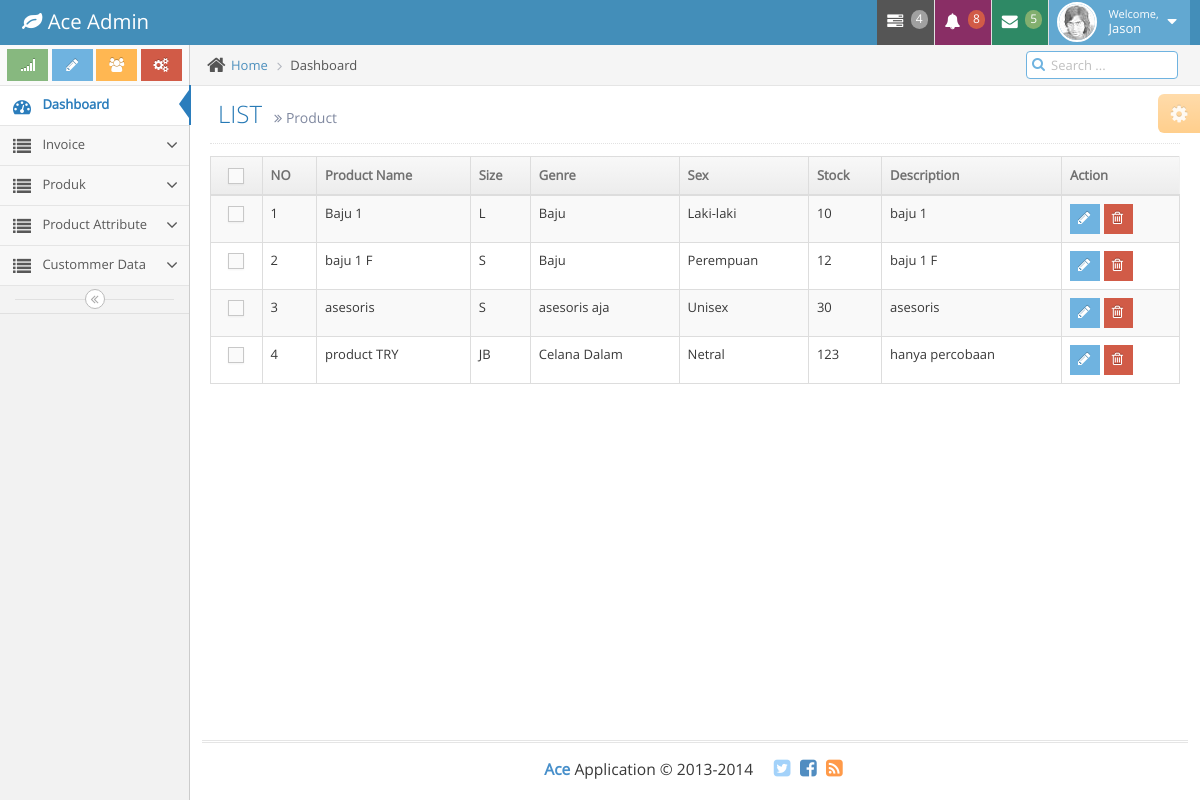
Page /index.php/admin/product/list_product on the committed database.
### tables this page shows
CREATE TABLE `pop_product` (
  `product_id` int(11) NOT NULL AUTO_INCREMENT,
  `product_name` varchar(200) DEFAULT NULL,
  `product_size_id` int(11) DEFAULT NULL,
  `product_genre_id` int(11) DEFAULT NULL,
  `product_gender_id` int(11) DEFAULT NULL,
  `product_price` int(11) DEFAULT NULL,
  `product_stock` int(11) DEFAULT NULL,
  `product_description` text,
  PRIMARY KEY (`product_id`),
  KEY `product_gender_id` (`product_gender_id`),
  KEY `pop_product_ibfk_1` (`product_size_id`),
  KEY `pop_product_ibfk_2` (`product_genre_id`),
  CONSTRAINT `pop_product_ibfk_1` FOREIGN KEY (`product_size_id`) REFERENCES `pop_size` (`size_id`),
  CONSTRAINT `pop_product_ibfk_2` FOREIGN KEY (`product_genre_id`) REFERENCES `pop_genre` (`productgenre_id`),
  CONSTRAINT `pop_product_ibfk_4` FOREIGN KEY (`product_gender_id`) REFERENCES `dev_sex` (`gender_id`)
);

CREATE TABLE `pop_size` (
  `size_id` int(11) NOT NULL AUTO_INCREMENT,
  `size_name` varchar(100) DEFAULT NULL,
  `size_code` char(10) DEFAULT NULL,
  `size_width` int(11) DEFAULT NULL COMMENT 'measure in mm',
  `size_lenght` int(11) DEFAULT NULL COMMENT 'measure in mm',
  PRIMARY KEY (`size_id`)
);

CREATE TABLE `pop_genre` (
  `productgenre_id` int(11) NOT NULL AUTO_INCREMENT,
  `productgenre_name` varchar(200) DEFAULT NULL,
  `productgenre_description` text,
  PRIMARY KEY (`productgenre_id`)
);

CREATE TABLE `dev_sex` (
  `gender_id` int(11) NOT NULL AUTO_INCREMENT,
  `gender_name` varchar(15) DEFAULT NULL,
  `gender_description` text,
  PRIMARY KEY (`gender_id`)
);

### application/controllers/admin/product.php (called while the page is built, shortened)
<?php
class Product extends CI_Controller {
	public function __construct()
    {
        $this->load->database();
        $this->load->helper('url');
		$this->load->model('m_product');
    }
	public function list_product(){
		$product = $this->m_product->list_product();
		$data['product'] = $product;
		$data['view']="pages/admin/product/list_product";
		$this->load->view('index', $data);
	}
}

### index.php (called while the page is built, shortened)
<?php
require_once BASEPATH.'core/CodeIgniter.php';

### application/models/m_product.php (called while the page is built, shortened)
<?php
class M_product extends CI_Model
{
	public function list_product(){
		$query = $this->db->query("
			SELECT
				a.`product_id`,
				a.`product_name`,
				c.`productgenre_name`,
				c.`productgenre_id`,
				b.`size_code`,
				b.`size_id`,
				b.`size_name`,
				d.`gender_name`,
				a.`product_stock`,
				a.`product_description`
			 FROM pop_product a
			 JOIN `pop_size` b ON b.`size_id` = a.`product_size_id`
			 JOIN `pop_genre` c ON c.`productgenre_id` = a.`product_genre_id`
			 JOIN `dev_sex` d ON d.`gender_id` = a.`product_gender_id`
		");
		$result = $query->result();
		return $result;
	}
}

### application/views/pages/admin/product/list_product.php (the view, shortened to what this page needs)
<div class="page-header">
	<h1>
		LIST
		<small>
			<i class="ace-icon fa fa-angle-double-right"></i>
			Product
		</small>
	</h1>
</div>
<div class="row">
	<div class="col-xs-12">
		<div class="row">
			<div class="col-xs-12">
				<div>
					<table id="dynamic-table" class="table table-striped table-bordered table-hover">
						<thead>
							<tr>
								<th class="center">
									<label class="pos-rel">
										<span class="lbl"></span>
									</label>
								</th>
								<th>NO</th>
								<th>Product Name</th>
								<th>Size</th>
								<th>Genre</th>
								<th>Sex</th>
								<th>Stock</th>
								<th>Description</th>
								<th>Action</th>
							</tr>
						</thead>
						<tbody>
								<?php
									$i=0;
									$no=1;
									foreach($product as $prod){
										echo '
										<tr><td class="center">
											<label class="pos-rel">
												<input type="checkbox" class="ace" />
												<span class="lbl"></span>
											</label>
										</td>
										<td>'.$no.'</td>
										<td>'. $product[$i]->product_name .'</td>
										<td>'. $product[$i]->size_code .'</td>
										<td>'. $product[$i]->productgenre_name .'</td>
										<td>'. $product[$i]->gender_name .'</td>
										<td>'. $product[$i]->product_stock .'</td>
										<td>'. $product[$i]->product_description .'</td>
										<td>
											<div class="hidden-sm hidden-xs btn-group">
												<a href="'.base_url("index.php/admin/product/edit/".$product[$i]->product_id).'">
												<button class="btn btn-xs btn-info">
													<i class="ace-icon fa fa-pencil bigger-120"></i>
												</button>
												</a>
												<a href="'.base_url("index.php/admin/product/do_delete/".$product[$i]->product_id).'">
												<button class="btn btn-xs btn-danger">
													<i class="ace-icon fa fa-trash-o bigger-120"></i>
												</button>
												</a>
											</div>
										</td>
										</tr>
										';
										$i++;
										$no++;
									}
								?>
						</tbody>
					</table>
				</div>
			</div>
		</div>
	</div>
</div>

### rows in the picture
pop_product: product_name "Baju 1", product_size.size_code "L", product_genre.productgenre_name "Baju", product_gender.gender_name "Laki-laki", product_stock "10", product_description "baju 1"
pop_product: product_name "baju 1 F", product_size.size_code "S", product_genre.productgenre_name "Baju", product_gender.gender_name "Perempuan", product_stock "12", product_description "baju 1 F"
pop_product: product_name "asesoris", product_size.size_code "S", product_genre.productgenre_name "asesoris aja", product_gender.gender_name "Unisex", product_stock "30", product_description "asesoris"
pop_product: product_name "product TRY", product_size.size_code "JB", product_genre.productgenre_name "Celana Dalam", product_gender.gender_name "Netral", product_stock "123", product_description "hanya percobaan"
